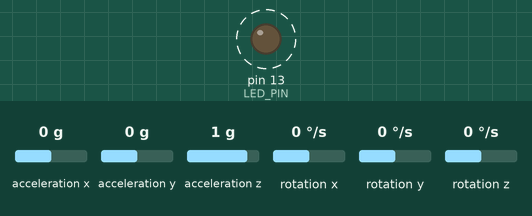
The sketch below on a simulated Arduino Uno, built with avr-gcc and run on an emulated ATmega328P. Parts: output pins drawn as LEDs (lit = HIGH). Dashed ring = blinking. Inputs (shaded band) come from the test bench; at power-on: acceleration x 0 g, acceleration y 0 g, acceleration z 1 g, rotation x 0 °/s, rotation y 0 °/s, rotation z 0 °/s. What the sketch prints to the serial monitor is not drawn.

Above: at 0.07 s.
Timing chart, 0 to 3.0 s (numbered marks = the images above):
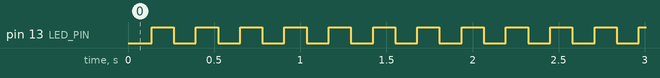

Measured:
- by itself, pin 13 (LED_PIN): alternates HIGH for 0.13 s and LOW for 0.13 s

The sketch:

_01_MPU6050_xbee.ino
```cpp
// I2C device class (I2Cdev) demonstration Arduino sketch for MPU6050 class
// 10/7/2011 by Jeff Rowberg <jeff@rowberg.net>
// Updates should (hopefully) always be available at https://github.com/jrowberg/i2cdevlib
//
// Changelog:
//      2013-05-08 - added multiple output formats
//                 - added seamless Fastwire support
//      2011-10-07 - initial release

/* ============================================
I2Cdev device library code is placed under the MIT license
Copyright (c) 2011 Jeff Rowberg

Permission is hereby granted, free of charge, to any person obtaining a copy
of this software and associated documentation files (the "Software"), to deal
in the Software without restriction, including without limitation the rights
to use, copy, modify, merge, publish, distribute, sublicense, and/or sell
copies of the Software, and to permit persons to whom the Software is
furnished to do so, subject to the following conditions:

The above copyright notice and this permission notice shall be included in
all copies or substantial portions of the Software.

THE SOFTWARE IS PROVIDED "AS IS", WITHOUT WARRANTY OF ANY KIND, EXPRESS OR
IMPLIED, INCLUDING BUT NOT LIMITED TO THE WARRANTIES OF MERCHANTABILITY,
FITNESS FOR A PARTICULAR PURPOSE AND NONINFRINGEMENT. IN NO EVENT SHALL THE
AUTHORS OR COPYRIGHT HOLDERS BE LIABLE FOR ANY CLAIM, DAMAGES OR OTHER
LIABILITY, WHETHER IN AN ACTION OF CONTRACT, TORT OR OTHERWISE, ARISING FROM,
OUT OF OR IN CONNECTION WITH THE SOFTWARE OR THE USE OR OTHER DEALINGS IN
THE SOFTWARE.
===============================================
*/

// I2Cdev and MPU6050 must be installed as libraries, or else the .cpp/.h files
// for both classes must be in the include path of your project
#include "I2Cdev.h"
#include "MPU6050.h"
#include <SoftwareSerial.h>

const byte XB_RX = 8; // XBee's RX (Din) pin
const byte XB_TX = 9; // XBee's TX (Dout) pin

SoftwareSerial mySerial(XB_RX, XB_TX); // RX, TX


// Arduino Wire library is required if I2Cdev I2CDEV_ARDUINO_WIRE implementation
// is used in I2Cdev.h
#if I2CDEV_IMPLEMENTATION == I2CDEV_ARDUINO_WIRE
    #include "Wire.h"
#endif

// class default I2C address is 0x68
// specific I2C addresses may be passed as a parameter here
// AD0 low = 0x68 (default for InvenSense evaluation board)
// AD0 high = 0x69
MPU6050 accelgyro;
//MPU6050 accelgyro(0x69); // <-- use for AD0 high

int16_t ax, ay, az;
int16_t gx, gy, gz;


// uncomment "OUTPUT_READABLE_ACCELGYRO" if you want to see a tab-separated
// list of the accel X/Y/Z and then gyro X/Y/Z values in decimal. Easy to read,
// not so easy to parse, and slow(er) over UART.
#define OUTPUT_READABLE_ACCELGYRO

// uncomment "OUTPUT_BINARY_ACCELGYRO" to send all 6 axes of data as 16-bit
// binary, one right after the other. This is very fast (as fast as possible
// without compression or data loss), and easy to parse, but impossible to read
// for a human.
//#define OUTPUT_BINARY_ACCELGYRO


#define LED_PIN 13
bool blinkState = false;

void setup() {
    // join I2C bus (I2Cdev library doesn't do this automatically)
    #if I2CDEV_IMPLEMENTATION == I2CDEV_ARDUINO_WIRE
        Wire.begin();
    #elif I2CDEV_IMPLEMENTATION == I2CDEV_BUILTIN_FASTWIRE
        Fastwire::setup(400, true);
    #endif

    // initialize serial communication
    // (38400 chosen because it works as well at 8MHz as it does at 16MHz, but
    // it's really up to you depending on your project)
    Serial.begin(38400);

    // initialize device
    Serial.println("Initializing I2C devices...");
    accelgyro.initialize();

    // verify connection
    Serial.println("Testing device connections...");
    Serial.println(accelgyro.testConnection() ? "MPU6050 connection successful" : "MPU6050 connection failed");

    // use the code below to change accel/gyro offset values
    /*
    Serial.println("Updating internal sensor offsets...");
    // -76	-2359	1688	0	0	0
    Serial.print(accelgyro.getXAccelOffset()); Serial.print("\t"); // -76
    Serial.print(accelgyro.getYAccelOffset()); Serial.print("\t"); // -2359
    Serial.print(accelgyro.getZAccelOffset()); Serial.print("\t"); // 1688
    Serial.print(accelgyro.getXGyroOffset()); Serial.print("\t"); // 0
    Serial.print(accelgyro.getYGyroOffset()); Serial.print("\t"); // 0
    Serial.print(accelgyro.getZGyroOffset()); Serial.print("\t"); // 0
    Serial.print("\n");
    accelgyro.setXGyroOffset(220);
    accelgyro.setYGyroOffset(76);
    accelgyro.setZGyroOffset(-85);
    Serial.print(accelgyro.getXAccelOffset()); Serial.print("\t"); // -76
    Serial.print(accelgyro.getYAccelOffset()); Serial.print("\t"); // -2359
    Serial.print(accelgyro.getZAccelOffset()); Serial.print("\t"); // 1688
    Serial.print(accelgyro.getXGyroOffset()); Serial.print("\t"); // 0
    Serial.print(accelgyro.getYGyroOffset()); Serial.print("\t"); // 0
    Serial.print(accelgyro.getZGyroOffset()); Serial.print("\t"); // 0
    Serial.print("\n");
    */

    // configure Arduino LED pin for output
    pinMode(LED_PIN, OUTPUT);
    mySerial.begin(9600);
}

void loop() {
    String data = "a/g:\t";

    // read raw accel/gyro measurements from device
    accelgyro.getMotion6(&ax, &ay, &az, &gx, &gy, &gz);

    // these methods (and a few others) are also available
    //accelgyro.getAcceleration(&ax, &ay, &az);
    //accelgyro.getRotation(&gx, &gy, &gz);

    #ifdef OUTPUT_READABLE_ACCELGYRO
        // display tab-separated accel/gyro x/y/z values
        Serial.print("a/g:\t");
        Serial.print(ax); Serial.print("\t");
        Serial.print(ay); Serial.print("\t");
        Serial.print(az); Serial.print("\t");
        Serial.print(gx); Serial.print("\t");
        Serial.print(gy); Serial.print("\t");
        Serial.println(gz);
        data = String(data + String(ax) + "\t"+ String(ay) + "\t"+ String(az) + "\t"+ String(gx) + "\t"+ String(gy) + "\t"+ String(gz) + "\t");
        for(int j=0;j< data.length();j++)
          mySerial.write(data[j]);
        mySerial.write("\n");
        delay(100);
    #endif

    #ifdef OUTPUT_BINARY_ACCELGYRO
        Serial.write((uint8_t)(ax >> 8)); Serial.write((uint8_t)(ax & 0xFF));
        Serial.write((uint8_t)(ay >> 8)); Serial.write((uint8_t)(ay & 0xFF));
        Serial.write((uint8_t)(az >> 8)); Serial.write((uint8_t)(az & 0xFF));
        Serial.write((uint8_t)(gx >> 8)); Serial.write((uint8_t)(gx & 0xFF));
        Serial.write((uint8_t)(gy >> 8)); Serial.write((uint8_t)(gy & 0xFF));
        Serial.write((uint8_t)(gz >> 8)); Serial.write((uint8_t)(gz & 0xFF));
    #endif

    // blink LED to indicate activity
    blinkState = !blinkState;
    digitalWrite(LED_PIN, blinkState);
}
```
